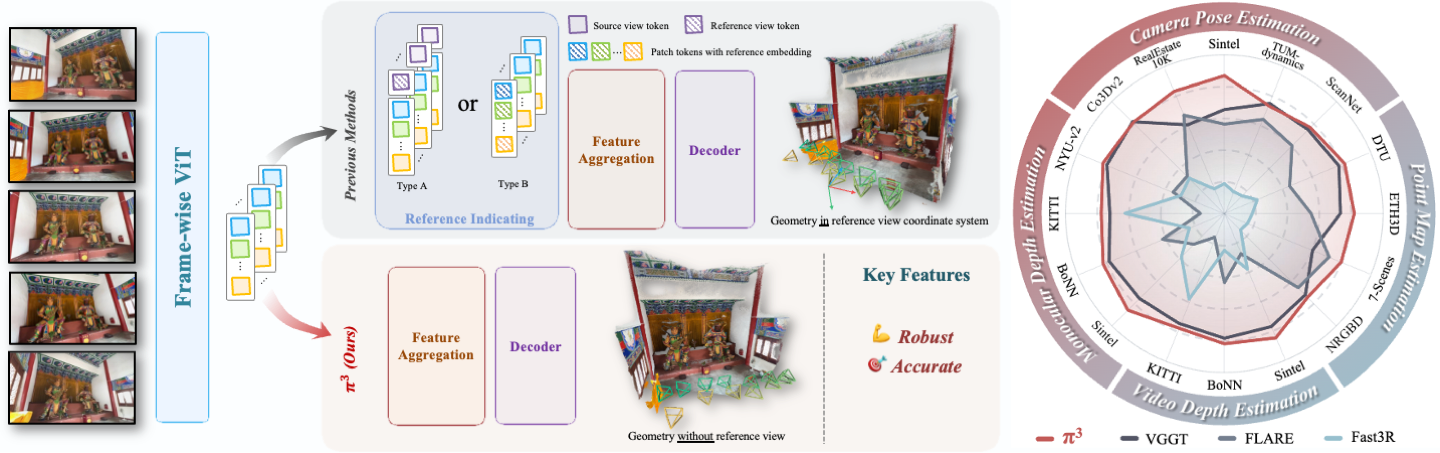
#> input picture VGGT-SLAM/Pi3/assets/main.png, 1440 x 453 px; its folder holds only this picture in this run
$ python crop_resize_image_stage.py --images assets --stage1-out out --stage2-out out
#> lines starting #> are read from the running program, lines starting #| are printed output that depends on the picture
#!/usr/bin/env python3
"""Prepare two-resolution image sets with consistent FOV.

Per input image (original resolution):
1) Stage-1 (low-res): resize to 1/N of the original size (integer floor), then center-crop minimally
   so that width and height are multiples of `--multiple` (default: 14). Save to `--stage1-out`.

2) Stage-2 (high-res): generate an image whose size is exactly 2x the Stage-1 *pre-crop* size,
   then apply a crop box that is exactly 2x the Stage-1 crop box. This guarantees Stage-2 has
   the same field-of-view as Stage-1 but with 2x linear resolution. Save to `--stage2-out`.

Why this works:
- Stage-1 is: I1 = crop(resize(I0, s1), box1), s1 = 1/N
- Stage-2 is: I2 = crop(resize(I0, s2), box2), s2 = 2*s1, box2 = 2*box1

Example:
  python crop_resize_image.py \
    --images ./images \
    --stage1-out ./images_stage1_half_crop14 \
    --stage2-out ./images_stage2_2x_stage1

Notes:
- Cropping is centered and minimal (only removes the smallest border necessary).
- EXIF orientation is respected (images are transposed before processing).
"""

from __future__ import annotations

import argparse
import json
from pathlib import Path
from typing import Dict, Iterable, Optional, Tuple

from PIL import Image, ImageOps


SUPPORTED_EXTS = {".jpg", ".jpeg", ".png", ".webp", ".tif", ".tiff", ".bmp"}


def _iter_images(images_dir: Path, recursive: bool) -> Iterable[Path]:
    if recursive:
        for p in images_dir.rglob("*"):
            if p.is_file() and p.suffix.lower() in SUPPORTED_EXTS:
                yield p
    else:
        for p in images_dir.iterdir():
            if p.is_file() and p.suffix.lower() in SUPPORTED_EXTS:
                yield p


def _ensure_dir(p: Path) -> None:
    p.mkdir(parents=True, exist_ok=True)


# [8 lines left out: function _unit, not called in this run]


def _center_crop_to_multiple(w: int, h: int, multiple: int) -> Tuple[int, int, int, int]:
    """Return (left, top, right, bottom) crop box with minimal centered crop.

    Ensures output width/height are multiples of `multiple`.
    """
    if multiple <= 0:
        raise ValueError("multiple must be > 0")

    new_w = w - (w % multiple)
    new_h = h - (h % multiple)

    if new_w <= 0 or new_h <= 0:
        raise ValueError(
            f"Image too small to crop to a multiple of {multiple}: {w}x{h}."
        )

    dx = w - new_w
    dy = h - new_h

    left = dx // 2
    right = w - (dx - left)  # distribute odd pixel to the left side

    top = dy // 2
    bottom = h - (dy - top)

    return left, top, right, bottom


def _scale_box(box: Tuple[int, int, int, int], k: int) -> Tuple[int, int, int, int]:
    l, t, r, b = box
    return l * k, t * k, r * k, b * k


# [52 lines left out: functions _update_intrinsics, _set_avg_intrinsics, not called in this run]


def _save_image(img: Image.Image, out_path: Path) -> None:
    _ensure_dir(out_path.parent)

    ext = out_path.suffix.lower()
    if ext in {".jpg", ".jpeg"}:
        img.save(out_path, quality=95, subsampling=0, optimize=True)
    elif ext == ".png":
        img.save(out_path, optimize=True)
    else:
        img.save(out_path)


# [144 lines left out: function _process_transforms_json, not called in this run]


def process_one(
    in_path: Path,
    images_root: Path,
    stage1_out_root: Path,
    stage2_out_root: Path,
    stage1_downscale_n: int,
    multiple: int,
) -> Tuple[bool, str, Optional[Dict]]:
    """处理单张图片，返回成功状态、消息和变换参数。

    Returns:
        (success, message, transform_info)
        transform_info: {
            'w0': int, 'h0': int,
            'w1': int, 'h1': int, 'box1': tuple,
            'w2': int, 'h2': int, 'box2': tuple,
        }
    """
#> called with stage1_downscale_n = 2, multiple = 14
    rel = in_path.relative_to(images_root)
    out1 = stage1_out_root / rel
    out2 = stage2_out_root / rel

    try:
        with Image.open(in_path) as im0:
#> im0 is the input picture: PIL image 1440x453 RGB; mean R, G, B 219.9, 215.5, 214.6
            im = ImageOps.exif_transpose(im0)
            w0, h0 = im.size
#> w0 = 1440; h0 = 453

            # Stage-1 resize: 1/N of original (integer floor).
            n = int(stage1_downscale_n)
            if n <= 0:
                raise ValueError("stage1_downscale_n must be >= 1")
            w1 = max(1, w0 // n)
#> w1 = 720
            h1 = max(1, h0 // n)
#> h1 = 226
            im1_base = im.resize((w1, h1), resample=Image.Resampling.LANCZOS)
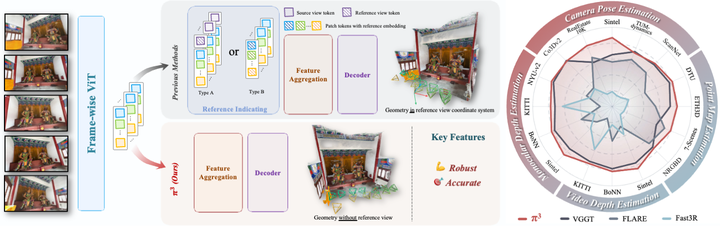
#> im1_base: PIL image 720x226 RGB; mean R, G, B 219.8, 215.3, 214.4

            # Stage-1 crop to multiple.
            box1 = _center_crop_to_multiple(w1, h1, multiple)
#> box1 = (3, 1, 717, 225)
            im1 = im1_base.crop(box1)
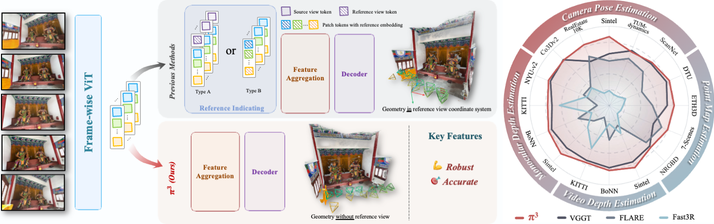
#> im1: PIL image 714x224 RGB; mean R, G, B 219.2, 214.7, 213.8
            _save_image(im1, out1)

            # Stage-2: 2x Stage-1 pre-crop size, crop box scaled by 2.
            k = n
            w2 = w1 * k
#> w2 = 1440
            h2 = h1 * k
#> h2 = 452
            im2_base = im.resize((w2, h2), resample=Image.Resampling.LANCZOS)
            box2 = _scale_box(box1, k)
#> box2 = (6, 2, 1434, 450)
            im2 = im2_base.crop(box2)
            _save_image(im2, out2)

            transform_info = {
                'w0': w0, 'h0': h0,
                'w1': w1, 'h1': h1, 'box1': box1,
                'w2': w2, 'h2': h2, 'box2': box2,
            }

            msg = (
                f"OK  {rel} | orig {w0}x{h0} -> stage1_base {w1}x{h1} crop {im1.size[0]}x{im1.size[1]} "
                f"-> stage2_base {w2}x{h2} crop {im2.size[0]}x{im2.size[1]}"
            )
            return True, msg, transform_info

    except Exception as e:
        return False, f"ERR {rel} | {type(e).__name__}: {e}", None


def parse_args() -> argparse.Namespace:
    p = argparse.ArgumentParser(description="Create Stage-1 and Stage-2 image sets.")
    p.add_argument("--images", required=True, type=Path, help="Input images directory")
    p.add_argument(
        "--stage1-out",
        required=True,
        type=Path,
        help="Output directory for Stage-1 images (half-res then crop-to-multiple).",
    )
    p.add_argument(
        "--stage2-out",
        required=True,
        type=Path,
        help="Output directory for Stage-2 images (2x Stage-1 linear resolution; consistent FOV).",
    )
    p.add_argument(
        "--stage1-downscale-n",
        default=2,
        type=int,
        help="Stage-1 downscale factor N (Stage-1 base size = original size / N). Default: 2 (half-res).",
    )
    p.add_argument(
        "--multiple",
        default=14,
        type=int,
        help="Stage-1 crop so that width and height are multiples of this value (default: 14).",
    )
    p.add_argument(
        "--transforms-json",
        type=Path,
        help="Optional: transforms.json path. If provided, will update intrinsics and save to output directories.",
    )
    p.add_argument("--recursive", action="store_true", help="Recurse into subdirectories")
    p.add_argument("--quiet", action="store_true", help="Suppress per-file logs")
    return p.parse_args()


def main() -> None:
    args = parse_args()

    images_dir: Path = args.images
    if not images_dir.exists() or not images_dir.is_dir():
        raise SystemExit(f"Input directory not found: {images_dir}")

    _ensure_dir(args.stage1_out)
    _ensure_dir(args.stage2_out)

    files = list(_iter_images(images_dir, args.recursive))
    if not files:
        raise SystemExit(
            f"No images found in {images_dir} (supported: {sorted(SUPPORTED_EXTS)})"
        )

    ok = 0
    err = 0
    transform_infos = {}  # {相对路径: transform_info}

    for f in files:
        success, msg, info = process_one(
            f,
            images_root=images_dir,
            stage1_out_root=args.stage1_out,
            stage2_out_root=args.stage2_out,
            stage1_downscale_n=args.stage1_downscale_n,
            multiple=args.multiple,
        )
#> success = True
        if success:
            ok += 1
            if info:
                rel = f.relative_to(images_dir)
                transform_infos[str(rel)] = info
        else:
            err += 1
        if not args.quiet:
            print(msg)
#| OK  main.png | orig 1440x453 -> stage1_base 720x226 crop 714x224 -> stage2_base 1440x452 crop 1428x448

    print(f"Done. OK={ok} ERR={err} TOTAL={ok + err}")

    # 处理 transforms.json（如果提供）
    if args.transforms_json:
        if not args.transforms_json.exists():
            print(f"警告: transforms.json 不存在: {args.transforms_json}")
        else:
            print(f"\n处理 transforms.json...")
            _process_transforms_json(
                args.transforms_json,
                images_dir,
                transform_infos,
                args.stage1_out,
                args.stage2_out,
            )


if __name__ == "__main__":
    # Work around PIL's large-image protection if needed.
    Image.MAX_IMAGE_PIXELS = None
    main()
